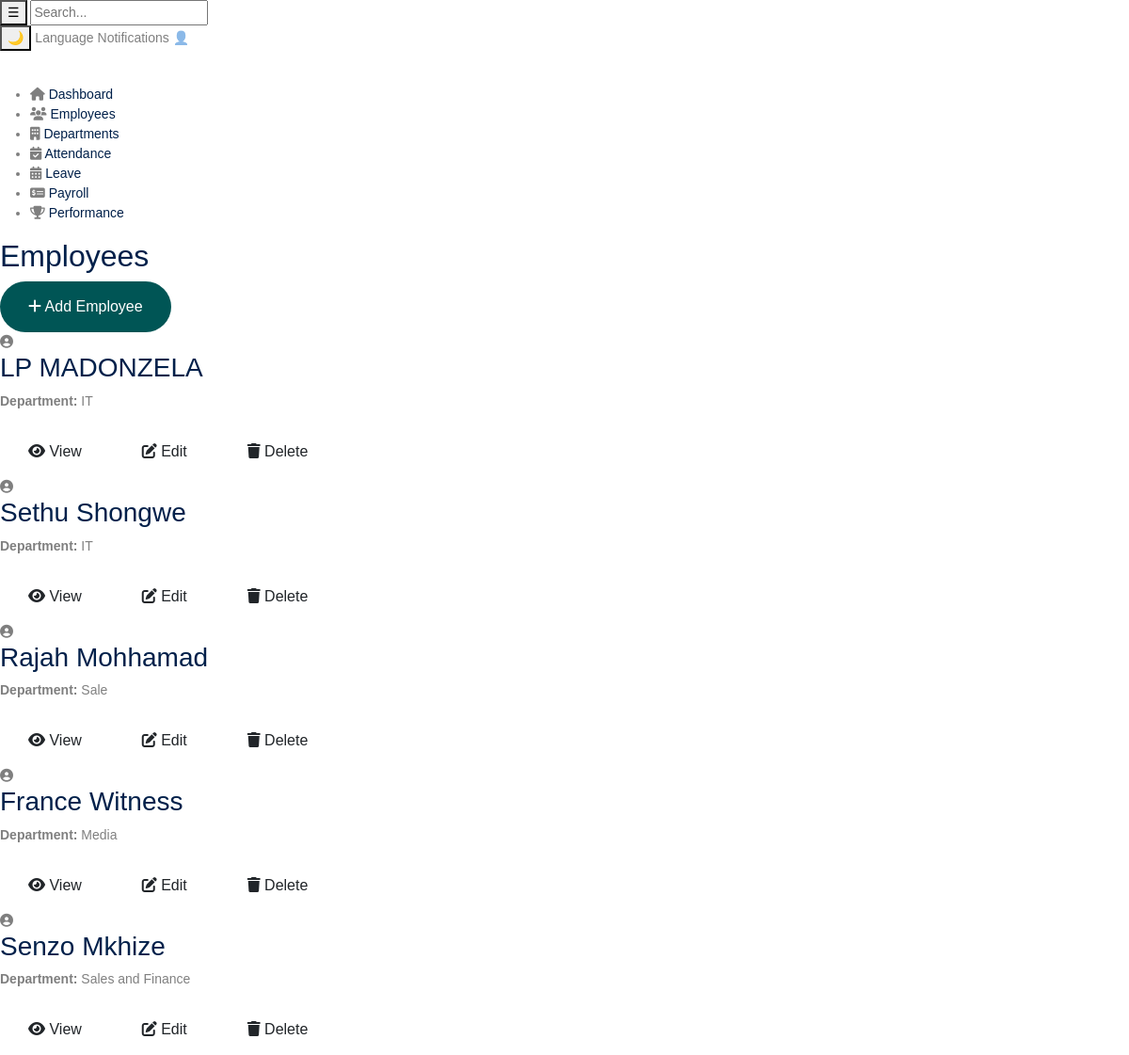
The app's page /hr/employees/ with its own data.
### hr/models.py (models this page shows, shortened)
class Employee(models.Model):
    user = models.OneToOneField(User, on_delete=models.CASCADE)
    department = models.ForeignKey(Department, on_delete=models.CASCADE)
    first_name = models.CharField(max_length=50)
    last_name = models.CharField(max_length=50)
    email = models.EmailField(unique=True)
    role = models.ForeignKey(Role, on_delete=models.CASCADE)
    date_joined = models.DateField(auto_now_add=True)

class Department(models.Model):
    name = models.CharField(max_length=100)
    description = models.TextField(blank=True)
    def __str__(self):
        return self.name

### hr/views.py (the view)
# urls.py: path('employees/', EmployeesView.as_view(), name='employees'),
class EmployeesView(View):
    def get(self, request):
        template = loader.get_template('hr/pages/employees.html')
        employees = Employee.objects.all()
        context = {
            'employees': employees,
            'department_count': Department.objects.count(),
        }
        return HttpResponse(template.render(context, request))

### hr/templates/hr/pages/employees.html (shortened to what this page needs)
{% extends "hr/base/base.html" %}
{% block content %}
<section class="content">
            <div class="page-header">
                <h2>Employees</h2>
                <a href="{% url 'employee_create' %}" class="btn btn-primary">
                    <i class="fas fa-plus"></i> Add Employee
                </a>
            </div>
            <div class="employee-table">
               {% for employee in employees %}
                <div class="employee-card">
                    <div class="emp-photo">
                        <i class="fas fa-user-circle"></i>
                    </div>
                    <div class="emp-info">
                        <h3>{{ employee.first_name }} {{ employee.last_name }}</h3>
                        <p><strong>Department:</strong> {{ employee.department }}</p>
                    </div>
                    <div class="employee-actions">
                        <a href="{% url 'employee_detail' employee.pk %}" class="btn btn-view">
                            <i class="fas fa-eye"></i> View
                        </a>
                        <a href="{% url 'employee_update' employee.pk %}" class="btn btn-edit">
                            <i class="fas fa-edit"></i> Edit
                        </a>
                        <a href="{% url 'employee_delete' employee.pk %}" class="btn btn-delete">
                            <i class="fas fa-trash"></i> Delete
                        </a>
                    </div>
                </div>
                {% empty %}
                <p>No employees found.</p>
                {% endfor %}
            </div>
        </section>
{% endblock %}

### records on screen
Employee: first_name "LP", last_name "MADONZELA", department "IT"
Employee: first_name "Sethu", last_name "Shongwe", department "IT"
Employee: first_name "Rajah", last_name "Mohhamad", department "Sale"
Employee: first_name "France", last_name "Witness", department "Media"
Employee: first_name "Senzo", last_name "Mkhize", department "Sales and Finance"
